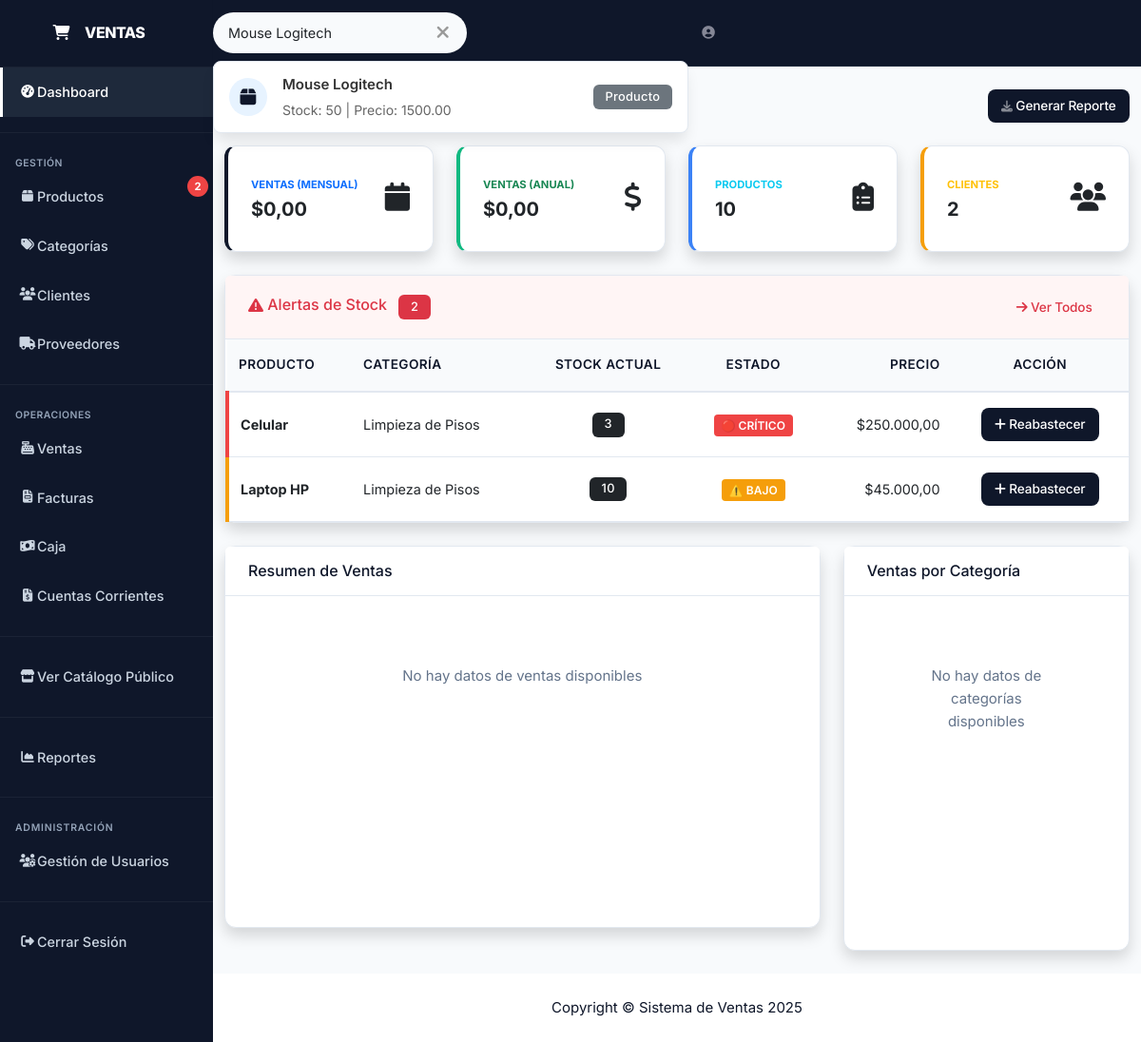
The app's page /dashboard.php?buscar=Mouse Logitech (signed in) with its own data.
### tables this page shows
CREATE TABLE `productos` (
  `id` int(11) NOT NULL,
  `nombre` varchar(200) NOT NULL,
  `descripcion` text DEFAULT NULL,
  `precio` decimal(10,2) NOT NULL,
  `stock` int(11) NOT NULL DEFAULT 0,
  `categoria_id` int(11) DEFAULT NULL,
  `imagen` varchar(255) DEFAULT NULL,
  `estado` tinyint(1) DEFAULT 1,
  `fecha_creacion` timestamp NOT NULL DEFAULT current_timestamp()
);

CREATE TABLE `categorias` (
  `id` int(11) NOT NULL,
  `nombre` varchar(100) NOT NULL,
  `descripcion` text DEFAULT NULL,
  `icono_id` int(11) DEFAULT NULL,
  `orden` int(11) DEFAULT 0,
  `activo` tinyint(1) DEFAULT 1,
  `fecha_creacion` timestamp NOT NULL DEFAULT current_timestamp()
);

### dashboard.php (the view, shortened to what the rows shown need)
<?php
require_once 'config.php';
$busqueda = isset($_GET['buscar']) ? limpiar_entrada($_GET['buscar']) : '';
$resultados_busqueda = [];
$hay_busqueda = !empty($busqueda);
if ($hay_busqueda) {
    $sql_productos_busqueda = "SELECT 'producto' as tipo, id, nombre as titulo, precio, stock,
                                CONCAT('Stock: ', stock, ' | Precio: ', precio) as detalle
                                FROM productos
                                WHERE estado=1 AND (nombre LIKE ? OR descripcion LIKE ?)
                                LIMIT 5";
    $stmt = $conn->prepare($sql_productos_busqueda);
    $busqueda_param = "%$busqueda%";
    $stmt->bind_param("ss", $busqueda_param, $busqueda_param);
    $stmt->execute();
    $result = $stmt->get_result();
    while ($row = $result->fetch_assoc()) {
        $resultados_busqueda[] = $row;
    }
}
$sql_productos_alerta = "SELECT p.id, p.nombre, p.stock, p.precio, c.nombre as categoria
                          FROM productos p
                          LEFT JOIN categorias c ON p.categoria_id = c.id
                          WHERE p.estado=1 AND p.stock <= 10
                          ORDER BY p.stock ASC
                          LIMIT 10";
$result_alertas = $conn->query($sql_productos_alerta);
$productos_alerta = [];
while ($row = $result_alertas->fetch_assoc()) {
    $productos_alerta[] = $row;
}
?>
<!DOCTYPE html>
<html lang="es">
<head>
    <link href="https://cdnjs.cloudflare.com/ajax/libs/bootstrap/5.3.0/css/bootstrap.min.css" rel="stylesheet">
    <link href="https://cdnjs.cloudflare.com/ajax/libs/font-awesome/6.4.0/css/all.min.css" rel="stylesheet">
    <link rel="stylesheet" href="style-minimal.css">
</head>
<body>
    <div id="wrapper">
        <div id="content-wrapper">
            <nav class="navbar navbar-expand topbar mb-4 static-top">
                <div class="search-container">
                    <div class="search-results <?php echo $hay_busqueda ? 'show' : ''; ?>" id="searchResults">
                        <?php if ($hay_busqueda): ?>
                            <?php if (count($resultados_busqueda) > 0): ?>
                                <?php foreach ($resultados_busqueda as $resultado): ?>
                                    <?php
                                    $iconos = [
                                        'producto' => 'fa-box',
                                        'cliente' => 'fa-user',
                                        'venta' => 'fa-shopping-cart',
                                        'factura' => 'fa-file-invoice'
                                    ];
                                    $urls = [
                                        'producto' => 'productos.php',
                                        'cliente' => 'clientes.php',
                                        'venta' => 'detalle_venta.php?id=' . $resultado['id'],
                                        'factura' => 'facturas.php'
                                    ];
                                    ?>
                                    <div class="search-result-item" onclick="window.location.href='<?php echo $urls[$resultado['tipo']]; ?>'">
                                        <div class="search-icon <?php echo $resultado['tipo']; ?>">
                                            <i class="fas <?php echo $iconos[$resultado['tipo']]; ?>"></i>
                                        </div>
                                        <div class="search-result-content">
                                            <div class="search-result-title"><?php echo $resultado['titulo']; ?></div>
                                            <div class="search-result-detail"><?php echo $resultado['detalle']; ?></div>
                                        </div>
                                        <div>
                                            <span class="badge bg-secondary"><?php echo ucfirst($resultado['tipo']); ?></span>
                                        </div>
                                    </div>
                                <?php endforeach; ?>
                            <?php endif; ?>
                        <?php endif; ?>
                    </div>
                </div>
            </nav>
            <div class="container-fluid">
                <div class="d-sm-flex align-items-center justify-content-between mb-4">
                    <h1 class="h3 mb-0 text-gray-800">Dashboard</h1>
                </div>
                <?php if (count($productos_alerta) > 0): ?>
                    <div class="row">
                        <div class="col-12">
                            <div class="card shadow mb-4 border-left-danger">
                                <div class="card-body p-0">
                                    <div class="table-responsive">
                                        <table class="table table-sm mb-0">
                                            <thead style="background-color: #f8f9fc;">
                                                <tr>
                                                    <th>Producto</th>
                                                    <th>Categoría</th>
                                                    <th class="text-center">Stock Actual</th>
                                                    <th class="text-center">Estado</th>
                                                    <th class="text-end">Precio</th>
                                                    <th class="text-center">Acción</th>
                                                </tr>
                                            </thead>
                                            <tbody>
                                                <?php foreach ($productos_alerta as $producto): ?>
                                                    <?php
                                                    $clase_stock = '';
                                                    $badge_stock = '';
                                                    $badge_text = '';
                                                    if ($producto['stock'] <= 5) {
                                                        $clase_stock = 'stock-critico';
                                                        $badge_stock = 'critico';
                                                        $badge_text = '🔴 CRÍTICO';
                                                    } elseif ($producto['stock'] <= 10) {
                                                        $clase_stock = 'stock-bajo';
                                                        $badge_stock = 'bajo';
                                                        $badge_text = '⚠️ BAJO';
                                                    }
                                                    ?>
                                                    <tr class="<?php echo $clase_stock; ?>">
                                                        <td class="fw-bold"><?php echo $producto['nombre']; ?></td>
                                                        <td><?php echo $producto['categoria'] ?? '-'; ?></td>
                                                        <td class="text-center">
                                                            <span class="badge bg-dark"><?php echo $producto['stock']; ?></span>
                                                        </td>
                                                        <td class="text-center">
                                                            <span class="stock-badge <?php echo $badge_stock; ?>"><?php echo $badge_text; ?></span>
                                                        </td>
                                                        <td class="text-end"><?php echo formatear_precio($producto['precio']); ?></td>
                                                        <td class="text-center">
                                                            <a href="productos.php#producto-<?php echo $producto['id']; ?>" class="btn btn-sm btn-primary">
                                                                <i class="fas fa-plus"></i> Reabastecer
                                                            </a>
                                                        </td>
                                                    </tr>
                                                <?php endforeach; ?>
                                            </tbody>
                                        </table>
                                    </div>
                                </div>
                            </div>
                        </div>
                    </div>
                <?php endif; ?>
            </div>
        </div>
    </div>
</body>
</html>

### records on screen
productos: nombre "Mouse Logitech", detalle "Stock: 50 | Precio: 1500.00", tipo "Producto"
productos: nombre "Celular", categoria.nombre "Limpieza de Pisos", stock "3", stock "🔴 CRÍTICO", precio "$250.000,00"
productos: nombre "Laptop HP", categoria.nombre "Limpieza de Pisos", stock "10", stock "⚠️ BAJO", precio "$45.000,00"

### other values on screen
$total_alertas "2"
formatear_precio($ventas_mensuales) "$0,00"
formatear_precio($ventas_anuales) "$0,00"
$total_productos "10"
$total_clientes "2"
